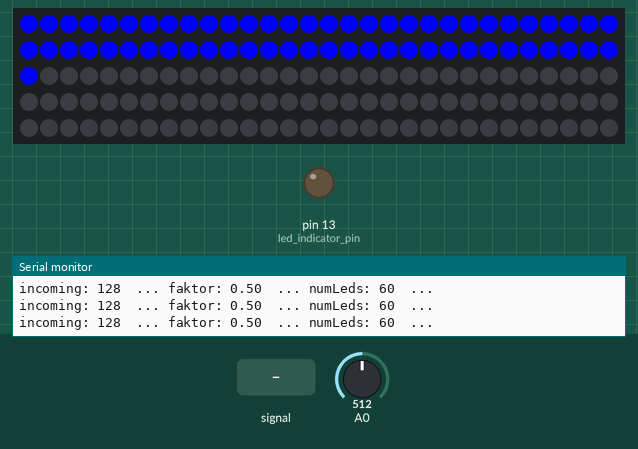
Recording of a sketch running on a simulated Arduino Uno, built with avr-gcc and run on an emulated ATmega328P. On the bench: 150 RGB LEDs in strip order, left to right, continuing on the next row, output pins drawn as LEDs (lit = HIGH), the last lines printed to the serial monitor. The test bench sets the inputs (shaded band); at power-on: A0 = 512.

Above: at 1.2 s.
1.3 s: A0 fed a 200 Hz sine of ±460 counts around its level
At 2.89 s:
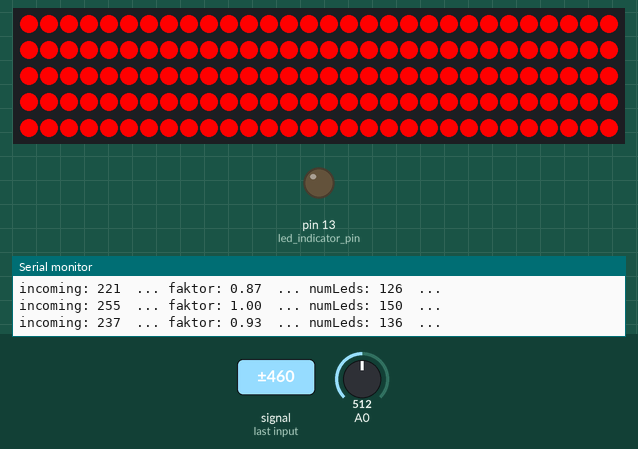
3.5 s: A0 set to 306
At 4.2 s:
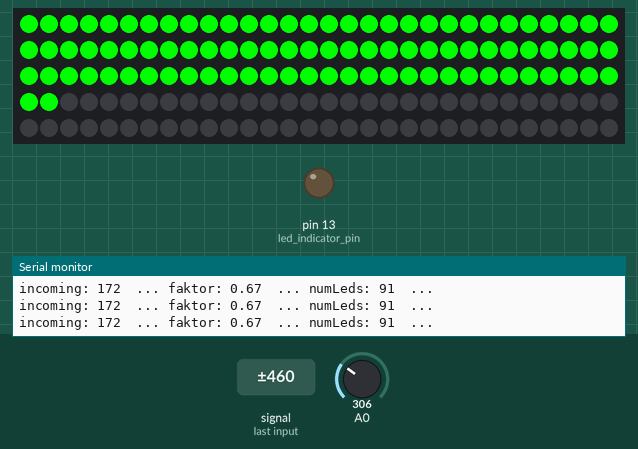
5.1 s: A0 fed a 1000 Hz sine of ±255 counts around its level
At 5.44 s:
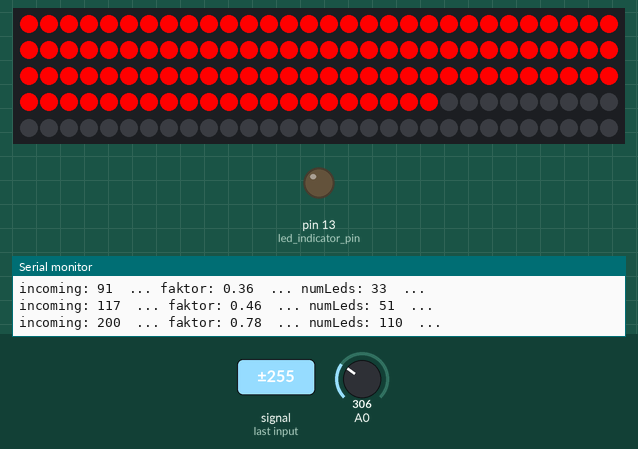
6.8 s: A0 set to 140
At 7.6 s:
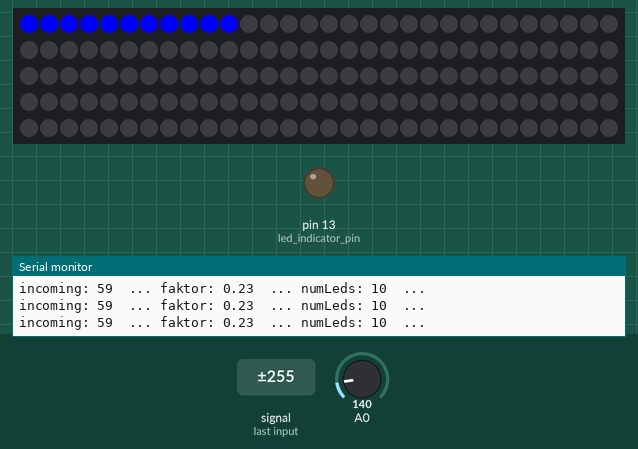
8.3 s: A0 fed a 200 Hz sine of ±81 counts around its level
9.9 s: A0 set to 716
Timing chart, 0 to 12.4 s (numbered marks = the images above; inputs shaded):
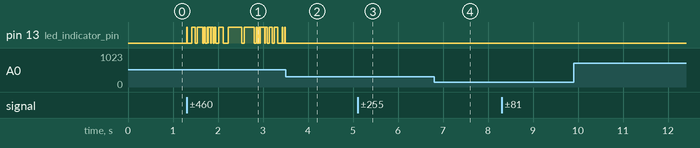

Measured:
- after the input at 1.3 s, the LEDs: first change after 0.08 s (image 1 shows a later state)
- after the input at 3.5 s, pin 13 (led_indicator_pin): stops changing and stays LOW
- after the input at 5.1 s, the LEDs: first change after 0.10 s (image 3 shows a later state)

The sketch:

audioin.ino
```cpp
#include <Adafruit_NeoPixel.h>
#include <stdio.h>

// #######
// AudioIn
// #######

//variable to store incoming audio sample
byte incomingAudio;

//clipping indicator variables
boolean clipping = 0;

// ####
// LEDs
// ####

// General
#define PIN 6
#define N_LEDS 150 // 5 meter reel @ 30 LEDs/m

Adafruit_NeoPixel strip = Adafruit_NeoPixel(N_LEDS, PIN, NEO_GRB + NEO_KHZ800);


void setup(){
    Serial.begin(9600);

// #######
// AudioIn
// #######

  pinMode(13,OUTPUT);//led indicator pin

  cli();//disable interrupts

  //set up continuous sampling of analog pin 0

  //clear ADCSRA and ADCSRB registers
  ADCSRA = 0;
  ADCSRB = 0;

  ADMUX |= (1 << REFS0); //set reference voltage
  ADMUX |= (1 << ADLAR); //left align the ADC value- so we can read highest 8 bits from ADCH register only

  ADCSRA |= (1 << ADPS2) | (1 << ADPS0); //set ADC clock with 32 prescaler- 16mHz/32=500kHz
  ADCSRA |= (1 << ADATE); //enabble auto trigger
  ADCSRA |= (1 << ADIE); //enable interrupts when measurement complete
  ADCSRA |= (1 << ADEN); //enable ADC
  ADCSRA |= (1 << ADSC); //start ADC measurements

  sei();//enable interrupts


// ####
// LEDs
// ####

  strip.begin();
}

ISR(ADC_vect) {//when new ADC value ready
  incomingAudio = ADCH;//store 8 bit value from analog pin 0
  incomingAudio = incomingAudio*9;
  if (incomingAudio == 0 || incomingAudio == 255){//if clipping
    digitalWrite(13,HIGH);//set pin 13 high
    clipping = 1;//currently clipping
  }
}

void loop(){
  if (clipping){//if currently clipping
    clipping = 0;//
    digitalWrite(13,LOW);//turn off clipping led indicator (pin 13)
  }

  double faktor = incomingAudio/255.0;
  int numLeds = (int)(150*faktor-25)*1.2;
  Serial.println((String)"incoming: " + incomingAudio+' '+" ... faktor: " + faktor+' '+" ... numLeds: " + numLeds+' '+" ...");
  lightHowMany(numLeds, randomColor(numLeds));
}

static uint32_t randomColor(int measurement) {
/*    int r = (int)measurement/16;
    int g = 16-(int)measurement/16;
    int b = (int)measurement/16;
    color << r;
     color << g;
    color << b; */
    uint32_t color = 0x0000FF;
    if (measurement <70) {
        color = 0x0000FF;
    }
    else if (measurement <100) {
        color = 0x00FF00;
    }
    else if (measurement <=150) {
        color = 0xFF0000;
    }

    return color;
}

static void lightHowMany(int numLeds, uint32_t color) {
    eraseAll();
    for(int i=0; i<=numLeds; i++) {
        strip.setPixelColor(i, color);
    }
    strip.show();
}

static void eraseAll() {
    for(uint16_t i=0; i<strip.numPixels(); i++) {
      strip.setPixelColor(i, 0);
    }
    strip.show();
}
```
